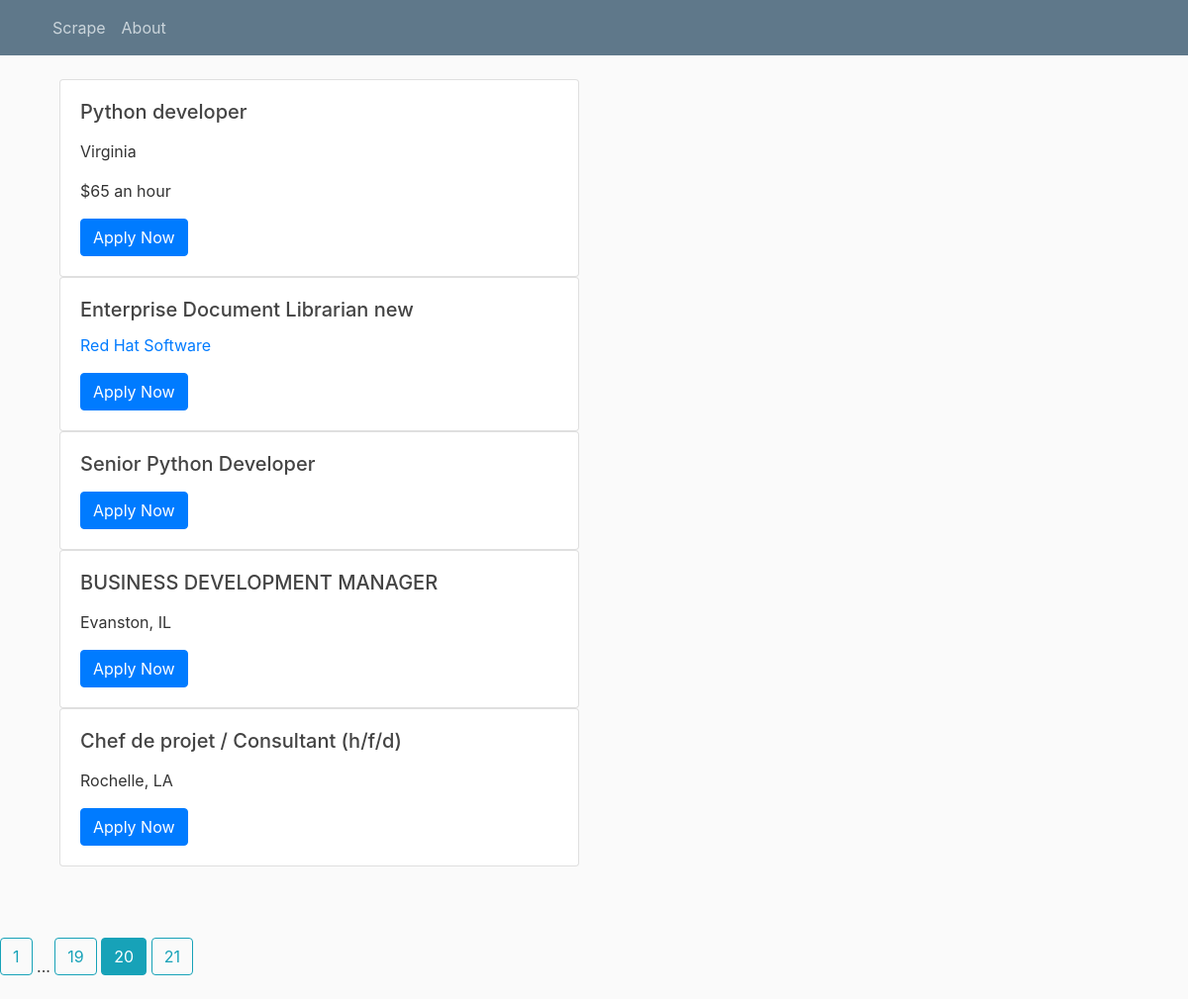
Screenshot of /home?page=20 with the database file from the repository.
### scrape/models.py (models this page shows, shortened)
class data(db.Model):
    id = db.Column(db.Integer, primary_key=True)
    post_name = db.Column(db.String(120))
    href_post = db.Column(db.String(120))
    name_company = db.Column(db.String(120))
    href_company = db.Column(db.String(120))
    location=db.Column(db.String(120))
    salary=db.Column(db.String(120))
    verif=db.Column(db.String(120),unique=True)

### scrape/routes.py (the view)
@app.route("/home")
def home():
    page = request.args.get('page', 1, type=int)
    posts = data.query.order_by(data.id.desc()).paginate(page=page, per_page=5)
    return render_template('home.html', posts=posts)

### scrape/templates/home.html (shortened to what this page needs)
<!DOCTYPE html>
<html>
<head>
    <link rel="stylesheet" href="https://maxcdn.bootstrapcdn.com/bootstrap/4.0.0/css/bootstrap.min.css">
    <link rel="stylesheet" type="text/css" href="{{ url_for('static', filename='main.css') }}">
</head>
<body>
    <header class="site-header">
      <nav class="navbar navbar-expand-md navbar-dark bg-steel fixed-top">
        <div class="container">
          <div class="collapse navbar-collapse" id="navbarToggle">
            <div class="navbar-nav mr-auto">
              <a class="nav-item nav-link" href="{{ url_for('save') }}">Scrape</a>
              <a class="nav-item nav-link" href="">About</a>
            </div>
          </div>
        </div>
      </nav>
    </header>
    <div class="container">
    {% for post in posts.items %}
      <div class="col-sm-6">
        <div class="card">
          <div class="card-body">
            <h5 class="card-title">{{ post.post_name }}</h5>
            <p class="card-text"><a href="{{ post.href_company }}">{{ post.name_company }}</a></p>
            <p class="card-text">{{ post.location }}</p>
            <p class="card-text">{{ post.salary }}</p>
            <a href="{{ post.href_post }}" class="btn btn-primary">Apply Now</a>
          </div>
        </div>
      </div>
    {% endfor %}
  </div>
  <br>
  <br>
  <br>
    {% for page_num in posts.iter_pages(left_edge=1,right_edge=1,left_current=1,right_current=2) %}
         {% if page_num %}
             {% if posts.page==page_num %}
              <a class="btn btn-info mb-4" href="{{ url_for('home',page=page_num) }}">{{ page_num }}</a>
              {% else %}
              <a class="btn btn-outline-info mb-4" href="{{ url_for('home',page=page_num) }}">{{ page_num }}</a>
              {% endif %}
          {% else %}
             ...
         {% endif %}
    {% endfor %}
</body>
</html>

### scrape/static/main.css (style rules this page uses)
body { background: #fafafa; color: #333333; margin-top: 5rem; }
h1, h2, h3, h4, h5, h6 { color: #444444; }
.bg-steel { background-color: #5f788a; }
.site-header .navbar-nav .nav-link { color: #cbd5db; }

### rows the page displays
data: post_name "Python developer", location "Virginia", salary "$65 an hour"
data: post_name "Enterprise Document Librarian new", name_company "Red Hat Software"
data: post_name "Senior Python Developer"
data: post_name "BUSINESS DEVELOPMENT MANAGER", location "Evanston, IL"
data: post_name "Chef de projet / Consultant (h/f/d)", location "Rochelle, LA"

### other values shown
{{ page_num }} "1" "19" "21"
{{ page_num }} "20"
